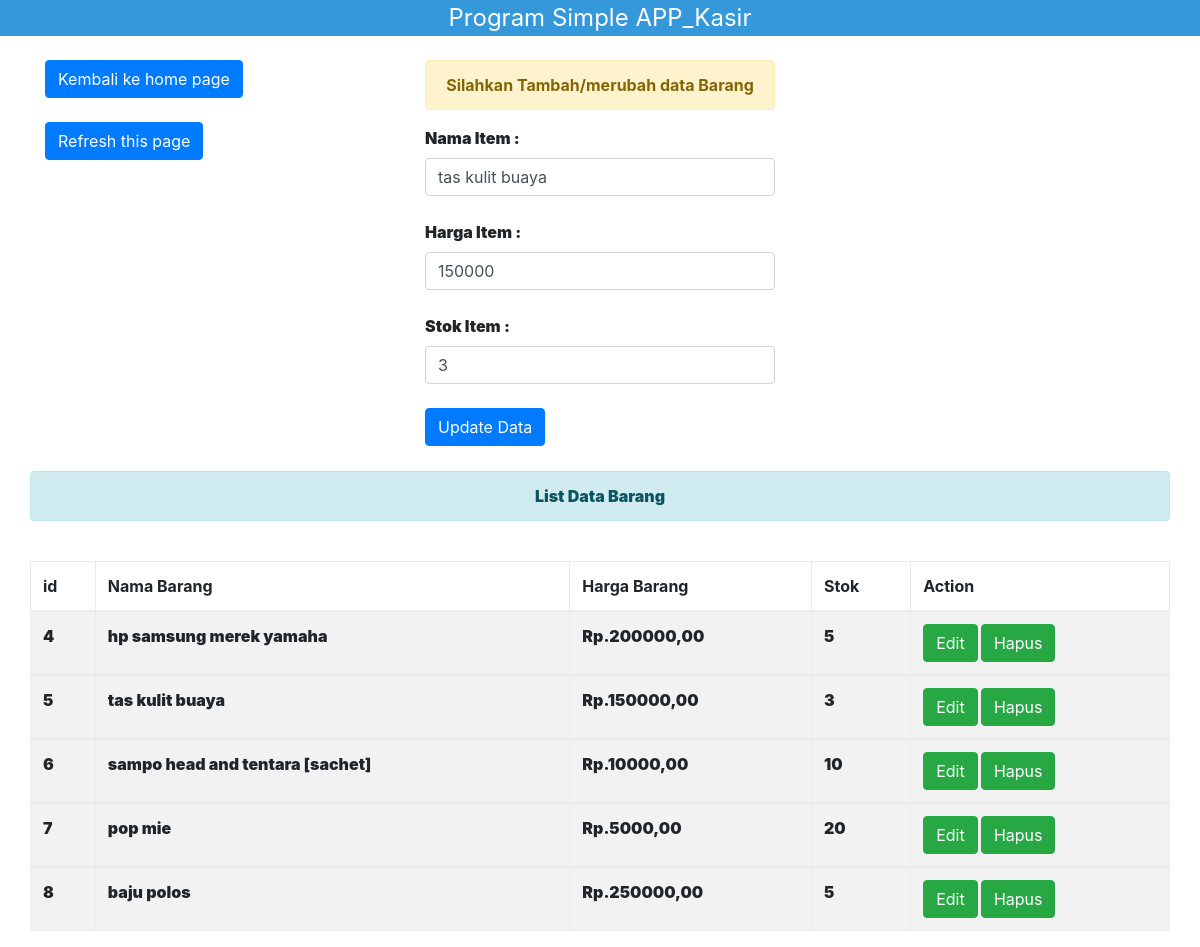
Screenshot of /manage/barang.php?edit=5 with the database file from the repository.
### tables this page shows
CREATE TABLE IF NOT EXISTS `barang` (
  `id` int(11) NOT NULL AUTO_INCREMENT,
  `namabrg` varchar(150) DEFAULT NULL,
  `hargabrg` varchar(150) DEFAULT NULL,
  `stokbrg` varchar(150) DEFAULT NULL,
  PRIMARY KEY (`id`)
);

### manage/barang.php (the view, shortened to what this page needs)
<?php
require_once 'header.php';
include '../configuration/konek.php';
?>
<div class="container">
<br>
  <div class="row">
    <div class="col-md-4">
      <a href="index.php"><button class="btn btn-primary">Kembali ke home page</button></a><br><br>
      <a href="barang.php"><button class="btn btn-primary">Refresh this page</button></a>
    </div>
    <div class="col-md-4">
            <?php
        if (isset($_GET['edit'])) {
          $tampil = $konek->query("select * from barang where id=".$_GET['edit']);
          $tam = $tampil->fetch_array(MYSQLI_BOTH);
        }
            ?><font class="alert alert-success card card-title"><b>Update Data Berhasil!!<b></font>
        <center><font class="alert alert-warning card card-title"><b>Silahkan Tambah/merubah data Barang<b></font></center>
        <form action="" method="post">
          <label>Nama Item :</label>
          <input type="text" name="namabrg" value="<?php if(isset($_GET['edit'])){ echo $tam['1']; } ?>" class="form-control" placeholder="masukan nama barang"><br>
          <label>Harga Item :</label>
          <input type="text" name="hargabrg" value="<?php if(isset($_GET['edit'])){ echo $tam['2']; } ?>" class="form-control" placeholder="masukan harga"><br>
          <label>Stok Item :</label>
          <input type="number" name="stokbrg" value="<?php if(isset($_GET['edit'])){ echo $tam['3']; } ?>" class="form-control" placeholder="masukan stok barang"><br>
          <?php
            if (isset($_GET['edit'])) {
              ?><button name="update" class="btn btn-primary">Update Data</button>
              <?php
            }else{
              ?><button name="tambah" class="btn btn-primary">Tambah Data</button>
              <?php
            }
          ?>
        </form>
    </div>
  </div>
  <div class="col-md-4"></div>
</div>
<br>
<div class="container-fluid">
  <div class="col-md-12">
    <center><font class="alert alert-info card card-title"><b>List Data Barang<b></font></center>
    <br>
    <form action="" method="get">
      <table class="table table-striped table-bordered">
        <thead>
          <tr>
            <th>id</th>
            <th>Nama Barang</th>
            <th>Harga Barang</th>
            <th>Stok</th>
            <th>Action</th>
          </tr>
        </thead>
        <?php
        $query = mysqli_query($konek, "select * from barang");{
        while ($r = mysqli_fetch_array($query)) {
         ?>
        <tbody>
          <tr>
            <td><?php echo $r['0']; ?></td>
            <td><?php echo $r['1']; ?></td>
            <td>Rp.<?php echo $r['2']; ?>,00</td>
            <td><?php echo $r['3']; ?></td>
            <td>
              <a href="?edit=<?php echo $r['0'] ?>" class="btn btn-success">Edit</a>
              <a href="?hapus=<?php echo $r['0'] ?>" class="btn btn-success">Hapus</a>
            </td>
          </tr>
        </tbody>
      <?php } } ?>
      </table>
    </form>
  </div>
</div>
<?php require_once 'footer.php'; ?>

### rows the page displays
barang: namabrg "tas kulit buaya", hargabrg "150000", stokbrg "3", id "5"
barang: id "4", namabrg "hp samsung merek yamaha", hargabrg "200000", stokbrg "5"
barang: id "6", namabrg "sampo head and tentara [sachet]", hargabrg "10000", stokbrg "10"
barang: id "7", namabrg "pop mie", hargabrg "5000", stokbrg "20"
barang: id "8", namabrg "baju polos", hargabrg "250000", stokbrg "5"
